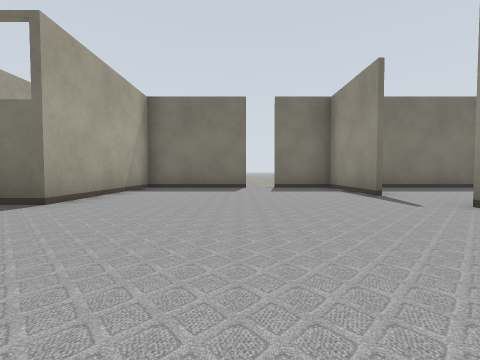
[1] (above)

16 first-person views from a walk through a robot-simulator world made for Gazebo. The camera is 0.5 m above the floor, tilts 2° down and sees 90° across. The lines on the ground mark 1 m squares. The floor is counted in squares, 1 m on a side. Each view is taken from the middle of a square. On the plan, view 1 faces up. The plan holds only what a view shows up to about 9 squares ahead; the rest is blank. The place goes on beyond the plan. Some surface patterns are stand-ins.

[2]
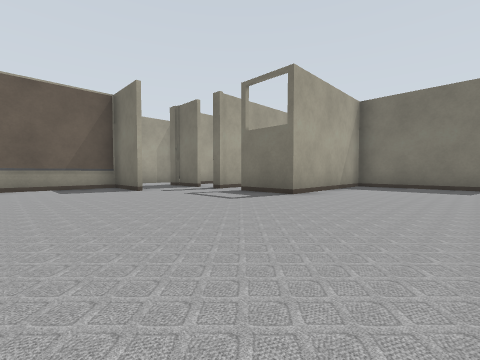

[3]
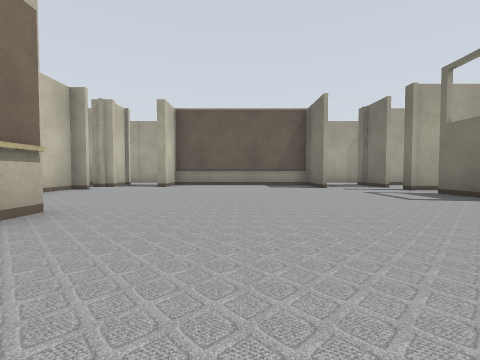

[4]
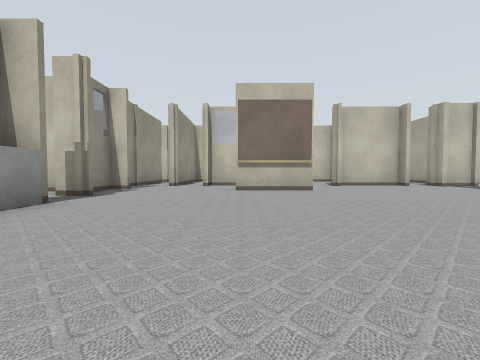

[5]
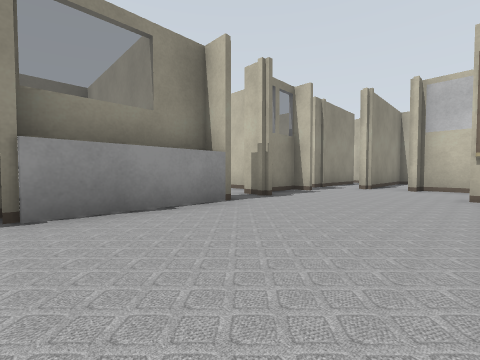

[6]
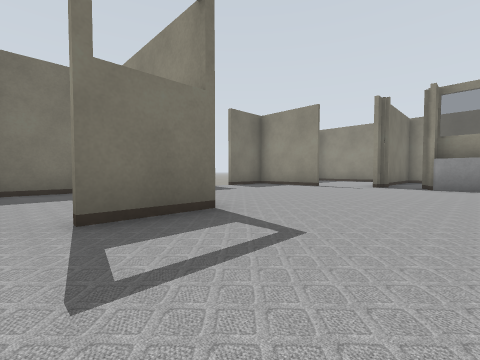

[7]
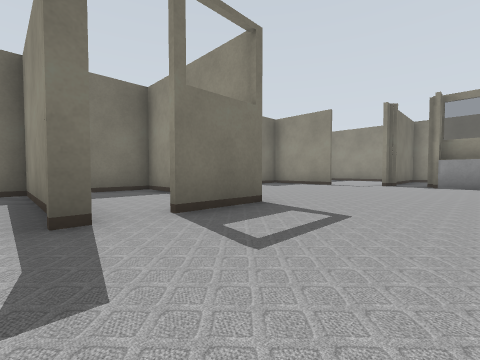

[8]
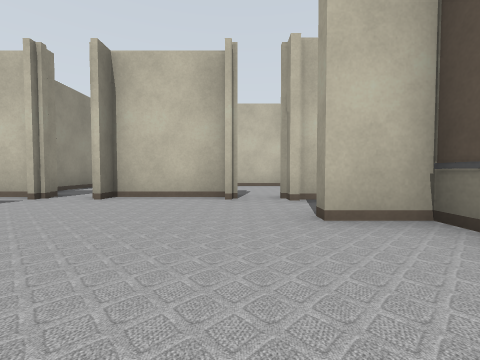

[9]
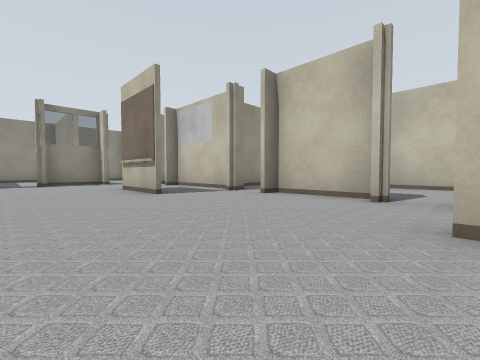

[10]
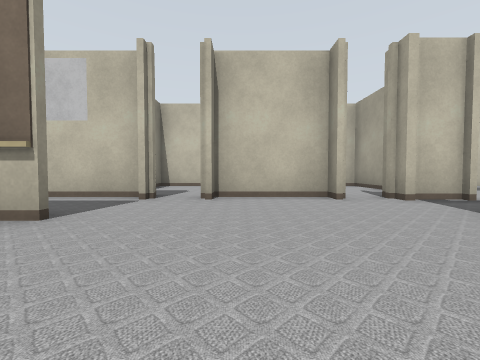

[11]
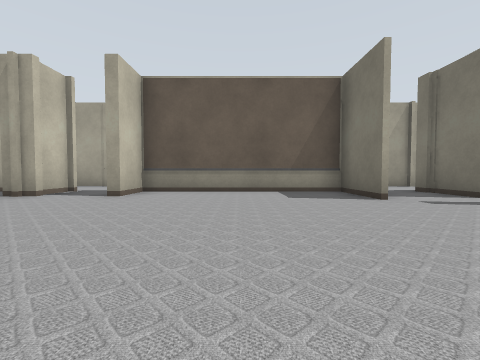

[12]
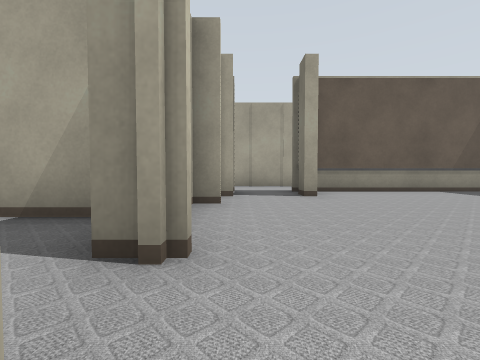

[13]
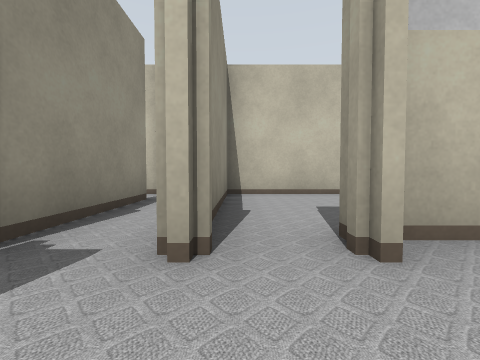

[14]
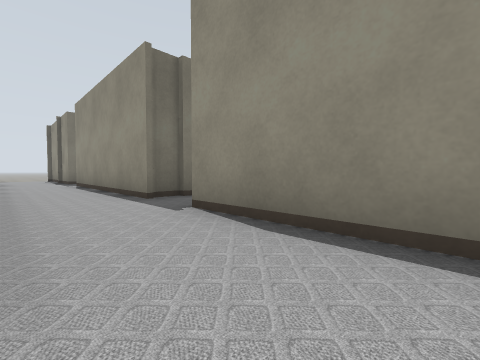

[15]
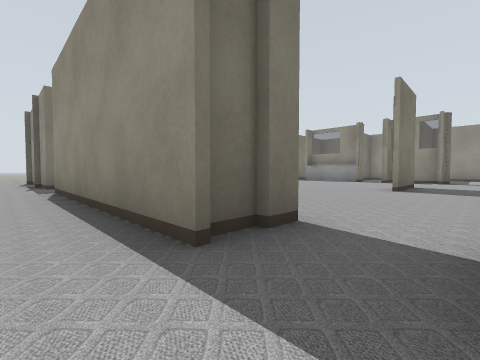

[16]
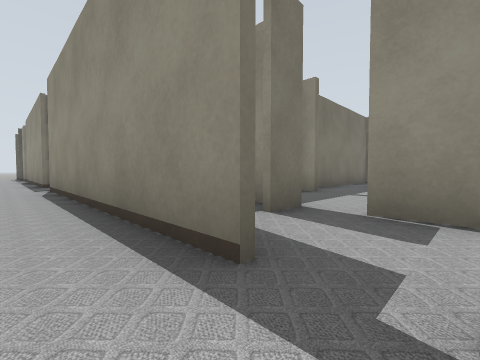

### Floor plan
Key: @ floor where view 1 was taken; # wall or solid block; x gap in a wall; . floor; = window, fence, low wall or low ledge; T thing the floor can be seen under or through.
Columns run from 10 left of view 1 to 5 right of it. Each row starts with its distance up from view 1.
  8     ############
  7  .# #..#.....#..
  6  .# #..#.....#..
  5 #.# #..#........
  4 #.###.##.......
  3  .............##
  2  .##.........##
  1  .#..........=#
  0  .#.......@..=#
 -1  .#..........##
 -2  .#..........##
 -3 #.#...........#
 -4 #.TT....###...#
 -5 #.TT..........x
 -6 #.#Tx##.###x#.#
 -7 #.#..#...#..#.#
 -8 ..#..# ..#..#.#
 -9  .########### #
-10  .###..#...
-11  .###....
-12  .x.x.
-13  .  #

Where each view was taken, in squares from view 1:
view 1: 0 up, 0 right, facing up
view 2: 1 down, 0 right, facing up-left
view 3: 1 down, 1 right, facing left
view 4: 3 up, 0 right, facing down
view 5: 2 up, 0 right, facing down-right
view 6: 1 up, 5 left, facing up-right
view 7: 1 up, 6 left, facing up-right
view 8: 1 down, 6 left, facing down
view 9: 1 down, 7 left, facing down-right
view 10: 1 down, 4 left, facing down
view 11: 1 down, 2 left, facing left
view 12: 5 down, 2 left, facing left
view 13: 4 down, 2 right, facing down
view 14: 8 down, 10 left, facing up-right
view 15: 5 down, 9 left, facing up-right
view 16: 13 down, 9 left, facing up-right
